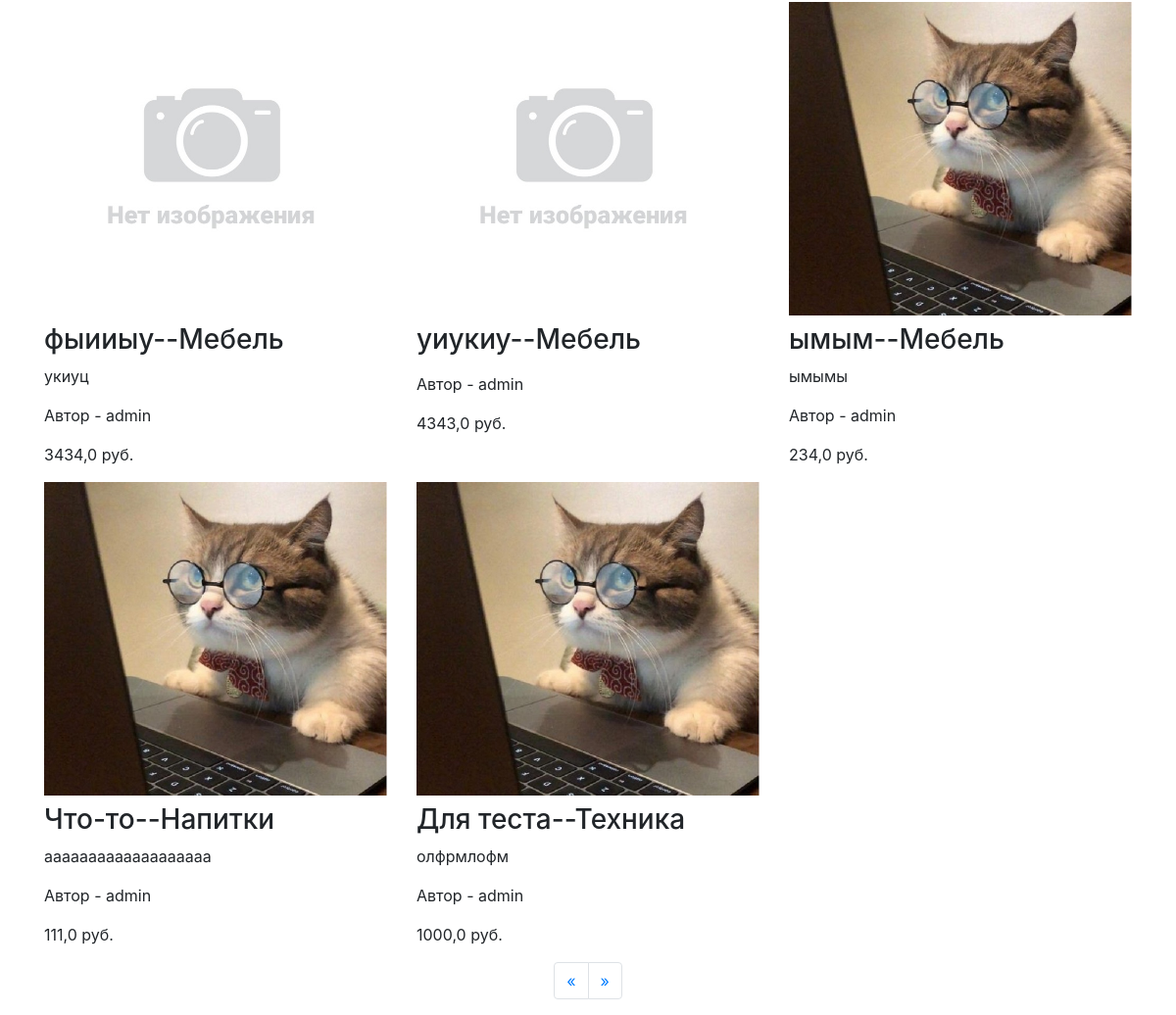
Before: / (lower part) with the older database file.
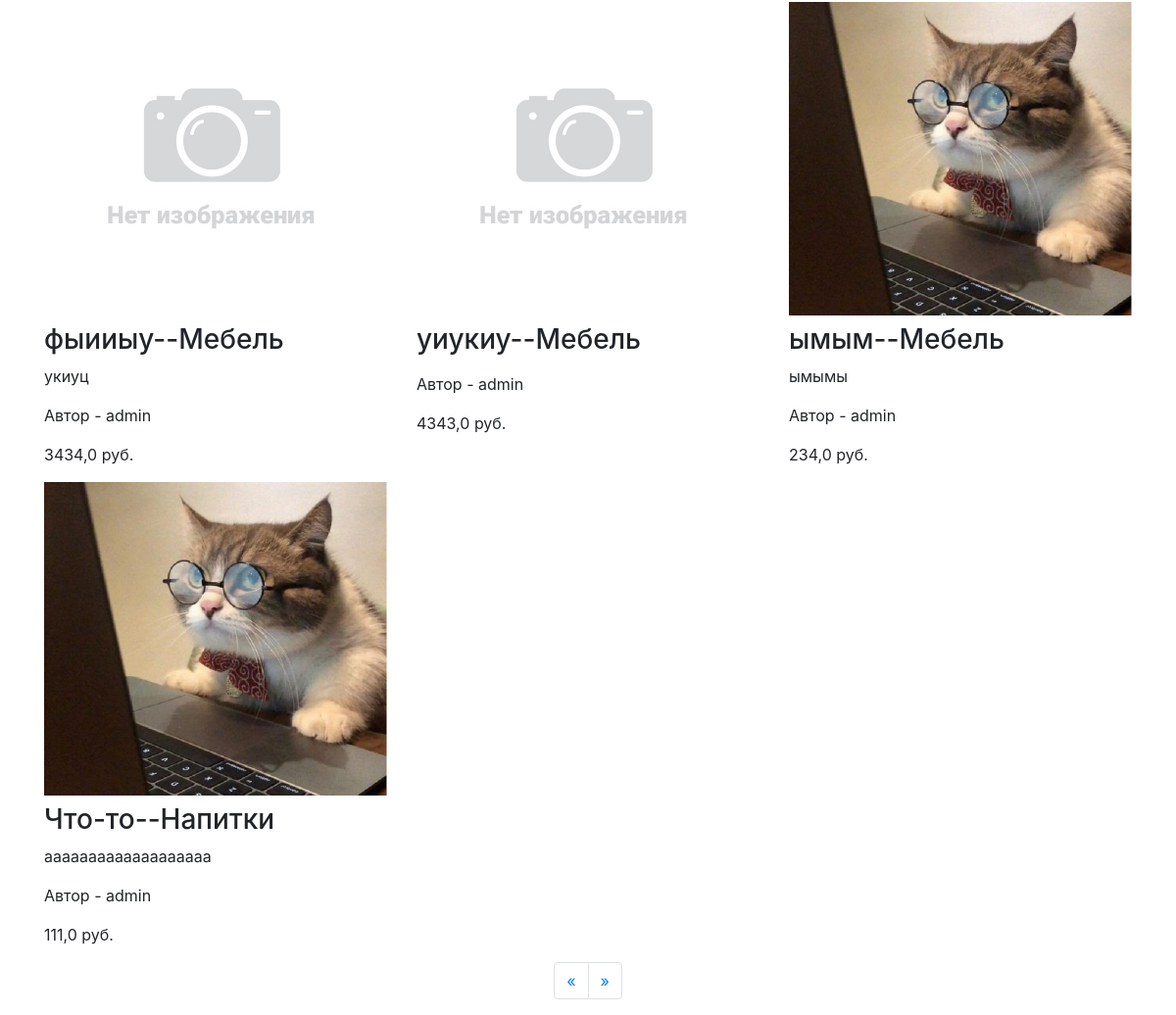
After: the same page with the newer database file.
### shop/models.py (models this page shows, shortened)
class Product(models.Model):
    name = models.CharField(max_length=100)
    description = models.TextField(blank=True)
    category = models.ForeignKey(Category, related_name='products', on_delete=models.CASCADE)
    price = models.FloatField()
    image = models.ImageField()
    count_sell = models.IntegerField(blank=True)
    created = models.DateTimeField(auto_now_add=True)
    discount = models.FloatField(default=0)
    user = models.ForeignKey(User, on_delete=models.CASCADE)

class Category(models.Model):
    name = models.CharField(max_length=100)
    description = models.TextField(blank=True)
    def __str__(self):
        return self.name

### shop/views.py (the view)
# urls.py: 2. Add a URL to urlpatterns:  path('', views.home, name='home')
def home(request):
    page = int(request.GET.get('page', 1))
    previousPage = page - 1 if page != 1 else 1
    nextPage = page + 1
    products = Product.objects.all()[(page-1)*9:(page-1)*9+9]
    return render(request, 'shop/home.html',{'products':products, 'pageinfo':{'next': nextPage, 'previous': previousPage}})

### shop/templates/shop/home.html (shortened to what this page needs)
{% extends "shop/base.html" %}
{% load static %}
{% block content %}
<div class="row">
    {% for product in products %}
    <div class="col-lg-4 col-md-6">
        {% if product.image %}
        <a href="{% url 'viewproduct' product.id %}">
            <img src="{{ product.image.url }}" class="img-fluid mb-2">
        </a>
        {% else %}
        <a href="{% url 'viewproduct' product.id %}">
            <img src="/media/noPhoto.jpg" class="img-fluid mb-2">
        </a>
        {% endif %}
        <h3>{{ product.name }}--{{ product.category }}</h3>
        <p>{{ product.description }}</p>
        <p>Автор - {{ product.user }}</p>
        <p>{{ product.price }} руб.</p>
    </div>
    {% endfor %}
</div>
<nav aria-label="Pagination">
    <ul class="pagination justify-content-center">
        <li class="page-item">
            <a class="page-link" href="?page={{pageinfo.previous}}">&laquo;</a>
        </li>
        <li class="page-item">
            <a class="page-link" href="?page={{pageinfo.next}}">&raquo;</a>
        </li>
    </ul>
</nav>
{% endblock %}

### shop/templates/shop/base.html (shortened to what this page needs)
<!doctype html>
<html lang="en">
<head>
    <link rel="stylesheet" href="https://stackpath.bootstrapcdn.com/bootstrap/4.4.1/css/bootstrap.min.css"
>
</head>
<body>
    <div class="container">
        {% block content %}{% endblock %}
    </div>
</body>
</html>

Changed rows visible on the page:
removed Product: image (picture), name "Для теста", category "Техника", description "олфрмлофм", user "admin", price "1000,0"
